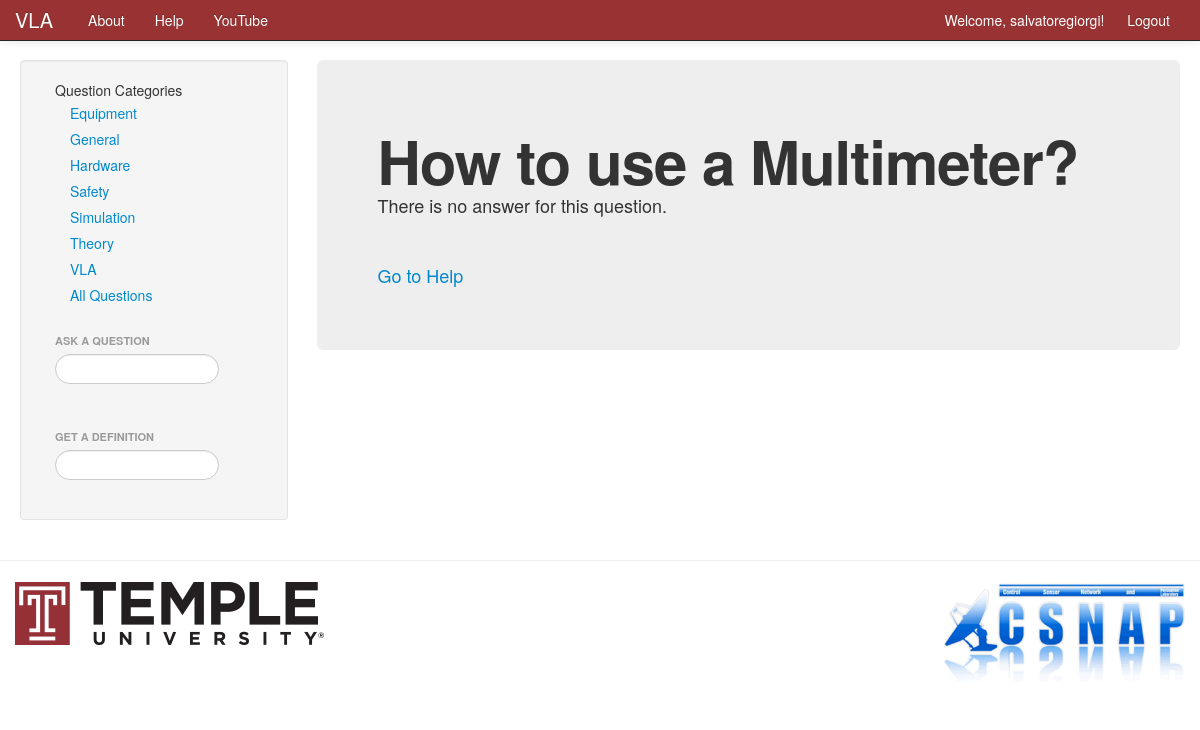
The app's page /VLA/help/question/How_to_use_a_Multimeter/ (signed in) with its own data.
### VLA/models.py (models this page shows, shortened)
class AnswerTopic(models.Model):
    rulebase = models.ForeignKey(Rulebase)
    TYPE_CHOICES = (
        ('Safety', 'Safety'),
        ('Equipment', 'Equipment'),
        ('VLA', 'VLA'),
        ('Simulation', 'Simulation'),
        ('Hardware', 'Hardware'),
        ('Theory', 'Theory'),
        ('General', 'General'),
    )
    topic = models.CharField(choices=TYPE_CHOICES, max_length=10)

### VLA/views.py (the view)
# urls.py: url(r'^help/question/(?P<question_name_url>\w+)/$', views.question, name='question'),
def question(request, question_name_url):
    question_name = question_name_url.replace('_', ' ')
    context_dict = {'question_name': question_name}
    context_dict['question_topic_list'] = get_question_topic_list()
    question = AnswerWithQuestion.objects.get(question=question_name+'?')
    context_dict['question'] = question
    context_dict['def_searched'] = False
    context_dict['def_list'] = Node.objects.all()
    context_dict['question_searched'] = False
    context_dict['question_list'] = AnswerWithQuestion.objects.all()
    if request.method == 'GET':
        question.views = question.views + 1
        question.save()
    if not request.user.is_authenticated():
        return render(request, 'VLA/login.html')
    else:
        return render(request, 'VLA/question.html', context_dict)

### VLA/views.py (called while the page is built)
def get_question_topic_list():
    question_topic_list = AnswerTopic.objects.all().order_by('topic')
    for topic in question_topic_list:
        topic.url = topic.topic.replace(' ', '_')
    return question_topic_list

### VLA/templates/VLA/question.html (shortened to what this page needs)
{% extends 'VLA/base.html' %}
{% block sidetitle %}Question Categories{% endblock %}
{% block sidebar %}
    {% include 'VLA/question_section_list.html' with topics=question_topic_list %}
{% endblock %}
{% block body_block %}
<div class="hero-unit">
    <h1>{{ question_name }}?</h1><P>
    {% if definition %}
        <ul class="nav nav-list"class="nav nav-list">
       {{ definition.definition }}
        </ul>
    {% else %}
    There is no answer for this question.
    {% endif %}
    <ul class="nav nav-list"class="nav nav-list">&nbsp;</ul>
    <a href="/VLA/help/">Go to Help</a>
</div>
{% endblock %}

### VLA/templates/VLA/base.html (shortened to what this page needs)
<!DOCTYPE html>
{% load static %}
<html>
<head>
    <link href="{% static 'css/bootstrap-fluid-adj.css' %}" rel="stylesheet">
    <link href="{% static 'css/bootstrap.min.css' %}" rel="stylesheet" media="screen">
    <link href="{% static 'css/bootstrap-responsive.css' %}" rel="stylesheet">
</head>
    <body>
        <div class="navbar navbar-inverse navbar-fixed-top">
            <div class="navbar-inner">
                <div class="container">
                    <a class="brand" href="/VLA/">VLA</a>
                    <div class="nav-collapse collapse">
                        <ul class="nav pull-right">
                            {% if user.is_authenticated %}
                             <li class="navbar-text">Welcome, {{ user.username }}! &nbsp;</li>
                             <li><a href="/VLA/logout/">Logout</a></li>
                            {% else %}
                             <li><a href="/VLA/register/">Register</a></li>
                             <li><a href="/VLA/login/">Login</a></li>
                            {% endif %}
                        </ul>
                        <ul class="nav">
                            <li><a href="/VLA/about/">About</a></li>
                            <li><a href="/VLA/help/">Help</a></li>
                            <li><a href="https://www.youtube.com/channel/UCNU5MvpuVNIAe2NvCiweCNw/" target="new">YouTube</a></li>
                        </ul>
                    </div>
                </div>
            </div>
         </div>
        <div class="container-fluid">
            <div class="row-fluid">
                <div class="span3">
                    <div class="well sidebar-nav">
                        <div id="cours">
                            {% if user.is_authenticated %}
                                <ul class="nav nav-list"><li>{% block sidetitle %}Course List{% endblock %}</li>
                                    {% block sidebar %}{% endblock %}
                                </ul>
                                <ul class="nav nav-list">&nbsp;</ul>
                                <ul class="nav nav-list">
                                    <li class="nav-header">Ask a Question</li>
                                    <form>
                                        <li><input  class="search-query span10" type="text" name="question_suggestion" value="" id="question_suggestion" /></li>
                                    </form>
                                </ul>
                                {% if question_list %}
                                    <ul class="nav nav-list">&nbsp;</ul>
                                {% endif %}
                                <ul class="nav nav-list">
                                    <li class="nav-header">Get a Definition</li>
                                    <form>
                                        <li><input  class="search-query span10" type="text" name="definition_suggestion" value="" id="definition_suggestion" /></li>
                                    </form>
                                </ul>
                            {% endif %}
                        </div>
                    </div>
                </div>
                <div class="span9">
                    {% block body_block %}
                    {% endblock %}
                </div>
            </div>
        </div>
        <hr>
        <footer>
            <div class="container">
                <a href="http://www.temple.edu" target="new"><img src="{% static 'VLA/images/temple_logo.jpg' %}"></a>
                <ul class="nav pull-right">
                            <a href="http://www.temple.edu/csnap/" target="new"><img src="{% static 'VLA/images/csnap_logo.jpg' %}"></a>
                        </ul>
            </div>
        </footer>
    </body>
</html>

### VLA/templates/VLA/question_section_list.html
<ul class="nav nav-list">
    {% if topics %}
        {% for topic in topics %}
                <li><a href="{% url 'question_topic' topic.url %}">{{ topic.topic }}</a></li>
        {% endfor %}
        <li><a href="{% url 'question_topic' 'questionlist' %}">All Questions</a></li>
    {% else %}
        <li>There are no questions present.</li>
   {% endif %}
</ul>

### records on screen
AnswerTopic: topic "Equipment"
AnswerTopic: topic "General"
AnswerTopic: topic "Hardware"
AnswerTopic: topic "Safety"
AnswerTopic: topic "Simulation"
AnswerTopic: topic "Theory"
AnswerTopic: topic "VLA"

### other values on screen
{{ user.username }} "salvatoregiorgi"
{{ question_name }} "How to use a Multimeter"
